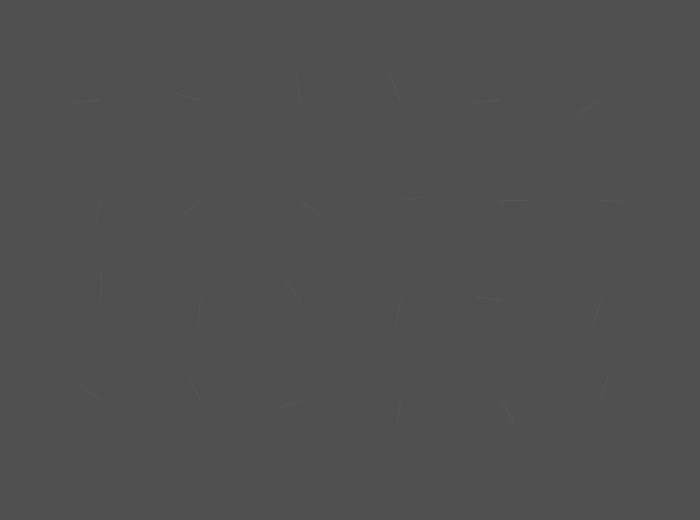
Frame 1 (no input)
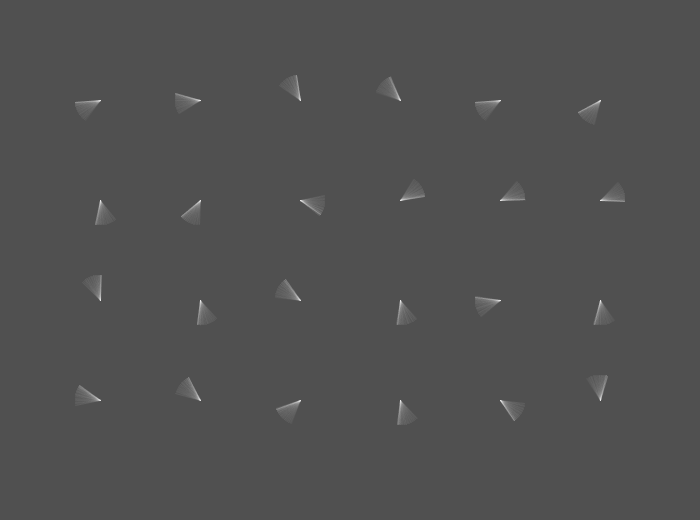
Frame 60 (the mouse pressed at the canvas centre just before this capture)
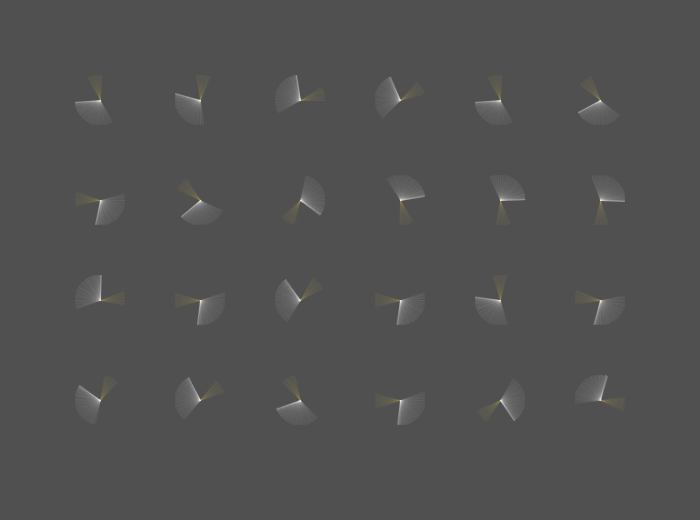
Frame 120 (the mouse held since frame 60 and released just before this capture)

The Processing sketch that drew these frames (run headless with seeded random() and noise(); from frame 60 on, the mouse is pressed at the canvas centre):

// Processing sketch: sketch_2019_CC_Steinbruegge_Aufg01
// ── sketch_2019_CC_Steinbruegge_Aufg01.pde
//2019, Marie Steinbrügge, Aufgabe 01

//Festlegung wichtiger Variabeln
int columns;
int rows; 

int scl = 100;
int w = 660;
int h = 480;

float lineX;
float lineY;

int radius = (scl/2)/2;

float angleConverted; 
float angleAnimation;
float randomAngle;

// Array-Liste für zufällige Winkel 
float [][] angles;

int i;
int test;
float a;

int r = 255;
int g = 255;
int b = 255;

int time = 100;
int timer;
int timerSnap = 15*30;
int nummer = 0;

void randomAngles(){
  for (int x = 0; x < w/10; x++){
    for (int y = 0; y < h/10; y++){
      angles [x][y] = (int) random(0,360);
    }
  }
}

void setup(){
  size(700,520);
  frameRate(60); 
  background (80,80,80);
  
  rows = h/scl;
  columns = w/scl;
  
  timer = time;
  
  angles = new float [w/10][h/10];
  randomAngles();
}


int timer(){
   timer--;
   return timer;
}


void draw (){
    
  randomAngle = radians(i);
  
  for (int x = scl; x <= w; x += scl){
    for (int y = scl; y <= h; y += scl){
      
      angleAnimation = angles [x/10][y/10] + (cos(randomAngle))*100 + a;
      angleConverted = radians(angleAnimation);
      
      lineX = x + (radius * cos(angleConverted));
      lineY = y + (radius * sin(angleConverted));
      
      stroke(r,g,b,10);
      
      line(x,y, lineX, lineY);

    }
  }
  
  angleAnimation += cos(randomAngle) + a;
  i++;
  
  if(timer() == 1){
     timer = time;
     a = random(0, 360);
     r = (int)random(0, 255);
     g = (int)random(0, 255);
     b = (int)random(0, 255);
   }
   
   if (timerSnap == 0) {
    timerSnap = 15*30;
    println("SNAP");
    save("test" + nummer + ".jpg"); 
    nummer++;
  } else {
    timerSnap--;
  }
   
} 
